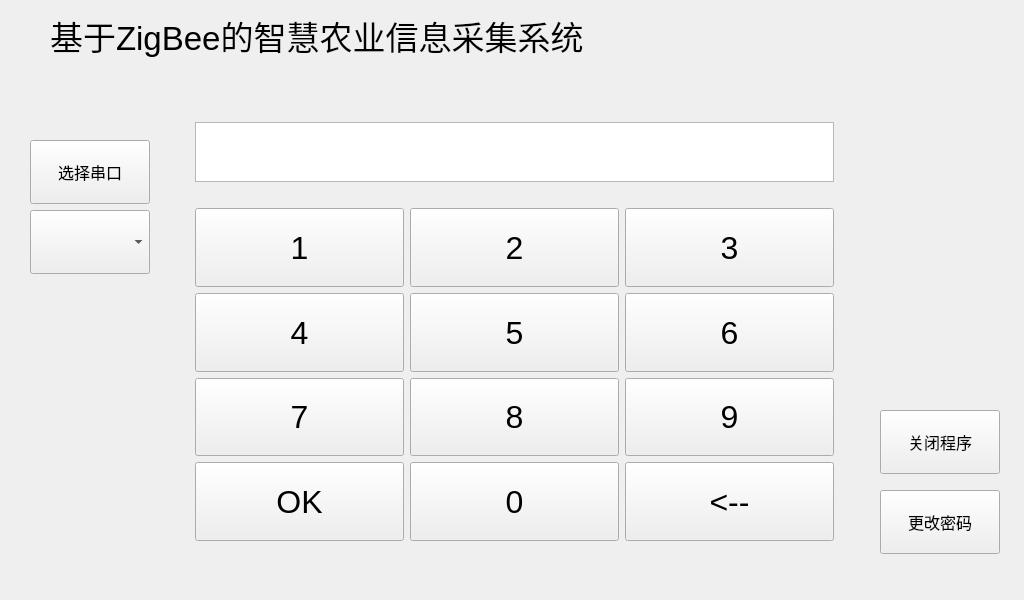
<?xml version="1.0" encoding="UTF-8"?>
<ui version="4.0">
 <class>MyWidget</class>
 <widget class="QWidget" name="MyWidget">
  <property name="geometry">
   <rect>
    <x>0</x>
    <y>0</y>
    <width>1024</width>
    <height>600</height>
   </rect>
  </property>
  <property name="sizePolicy">
   <sizepolicy hsizetype="Fixed" vsizetype="Fixed">
    <horstretch>0</horstretch>
    <verstretch>0</verstretch>
   </sizepolicy>
  </property>
  <property name="windowTitle">
   <string>MyWidget</string>
  </property>
  <widget class="QStackedWidget" name="stackedWidget">
   <property name="enabled">
    <bool>true</bool>
   </property>
   <property name="geometry">
    <rect>
     <x>0</x>
     <y>0</y>
     <width>1024</width>
     <height>600</height>
    </rect>
   </property>
   <property name="sizePolicy">
    <sizepolicy hsizetype="Preferred" vsizetype="Fixed">
     <horstretch>0</horstretch>
     <verstretch>0</verstretch>
    </sizepolicy>
   </property>
   <property name="font">
    <font>
     <pointsize>20</pointsize>
    </font>
   </property>
   <property name="currentIndex">
    <number>0</number>
   </property>
   <widget class="QWidget" name="LoginPage">
    <property name="sizePolicy">
     <sizepolicy hsizetype="Fixed" vsizetype="Fixed">
      <horstretch>0</horstretch>
      <verstretch>0</verstretch>
     </sizepolicy>
    </property>
    <property name="autoFillBackground">
     <bool>false</bool>
    </property>
    <property name="styleSheet">
     <string notr="true">background-image: url(:/src_img/login.jpg);</string>
    </property>
    <widget class="QLabel" name="login_lable">
     <property name="geometry">
      <rect>
       <x>50</x>
       <y>10</y>
       <width>545</width>
       <height>50</height>
      </rect>
     </property>
     <property name="sizePolicy">
      <sizepolicy hsizetype="Expanding" vsizetype="Preferred">
       <horstretch>0</horstretch>
       <verstretch>0</verstretch>
      </sizepolicy>
     </property>
     <property name="font">
      <font>
       <pointsize>25</pointsize>
      </font>
     </property>
     <property name="text">
      <string>基于ZigBee的智慧农业信息采集系统</string>
     </property>
    </widget>
    <widget class="QPushButton" name="pushButton">
     <property name="geometry">
      <rect>
       <x>880</x>
       <y>490</y>
       <width>120</width>
       <height>64</height>
      </rect>
     </property>
     <property name="sizePolicy">
      <sizepolicy hsizetype="Fixed" vsizetype="Fixed">
       <horstretch>0</horstretch>
       <verstretch>0</verstretch>
      </sizepolicy>
     </property>
     <property name="minimumSize">
      <size>
       <width>120</width>
       <height>64</height>
      </size>
     </property>
     <property name="font">
      <font>
       <pointsize>12</pointsize>
      </font>
     </property>
     <property name="text">
      <string>更改密码</string>
     </property>
    </widget>
    <widget class="QComboBox" name="comboBox">
     <property name="geometry">
      <rect>
       <x>30</x>
       <y>210</y>
       <width>120</width>
       <height>64</height>
      </rect>
     </property>
     <property name="sizePolicy">
      <sizepolicy hsizetype="Fixed" vsizetype="Fixed">
       <horstretch>0</horstretch>
       <verstretch>0</verstretch>
      </sizepolicy>
     </property>
     <property name="minimumSize">
      <size>
       <width>120</width>
       <height>64</height>
      </size>
     </property>
     <property name="currentText">
      <string/>
     </property>
    </widget>
    <widget class="QWidget" name="layoutWidget">
     <property name="geometry">
      <rect>
       <x>184</x>
       <y>101</y>
       <width>661</width>
       <height>451</height>
      </rect>
     </property>
     <layout class="QVBoxLayout" name="verticalLayout">
      <item>
       <widget class="QTextEdit" name="textEdit">
        <property name="sizePolicy">
         <sizepolicy hsizetype="Expanding" vsizetype="Fixed">
          <horstretch>0</horstretch>
          <verstretch>0</verstretch>
         </sizepolicy>
        </property>
        <property name="minimumSize">
         <size>
          <width>0</width>
          <height>60</height>
         </size>
        </property>
        <property name="maximumSize">
         <size>
          <width>16777215</width>
          <height>40</height>
         </size>
        </property>
        <property name="font">
         <font>
          <pointsize>16</pointsize>
         </font>
        </property>
       </widget>
      </item>
      <item>
       <layout class="QGridLayout" name="gridLayout">
        <item row="1" column="1">
         <widget class="QPushButton" name="pushButton2">
          <property name="sizePolicy">
           <sizepolicy hsizetype="Minimum" vsizetype="Expanding">
            <horstretch>0</horstretch>
            <verstretch>0</verstretch>
           </sizepolicy>
          </property>
          <property name="font">
           <font>
            <pointsize>24</pointsize>
           </font>
          </property>
          <property name="text">
           <string>2</string>
          </property>
         </widget>
        </item>
        <item row="3" column="1">
         <widget class="QPushButton" name="pushButton8">
          <property name="sizePolicy">
           <sizepolicy hsizetype="Minimum" vsizetype="Expanding">
            <horstretch>0</horstretch>
            <verstretch>0</verstretch>
           </sizepolicy>
          </property>
          <property name="font">
           <font>
            <pointsize>24</pointsize>
           </font>
          </property>
          <property name="text">
           <string>8</string>
          </property>
         </widget>
        </item>
        <item row="2" column="1">
         <widget class="QPushButton" name="pushButton5">
          <property name="sizePolicy">
           <sizepolicy hsizetype="Minimum" vsizetype="Expanding">
            <horstretch>0</horstretch>
            <verstretch>0</verstretch>
           </sizepolicy>
          </property>
          <property name="font">
           <font>
            <pointsize>24</pointsize>
           </font>
          </property>
          <property name="text">
           <string>5</string>
          </property>
         </widget>
        </item>
        <item row="2" column="0">
         <widget class="QPushButton" name="pushButton4">
          <property name="sizePolicy">
           <sizepolicy hsizetype="Minimum" vsizetype="Expanding">
            <horstretch>0</horstretch>
            <verstretch>0</verstretch>
           </sizepolicy>
          </property>
          <property name="font">
           <font>
            <pointsize>24</pointsize>
           </font>
          </property>
          <property name="text">
           <string>4</string>
          </property>
         </widget>
        </item>
        <item row="4" column="1">
         <widget class="QPushButton" name="pushButton0">
          <property name="sizePolicy">
           <sizepolicy hsizetype="Minimum" vsizetype="Expanding">
            <horstretch>0</horstretch>
            <verstretch>0</verstretch>
           </sizepolicy>
          </property>
          <property name="font">
           <font>
            <pointsize>24</pointsize>
           </font>
          </property>
          <property name="text">
           <string>0</string>
          </property>
         </widget>
        </item>
        <item row="3" column="0">
         <widget class="QPushButton" name="pushButton7">
          <property name="sizePolicy">
           <sizepolicy hsizetype="Minimum" vsizetype="Expanding">
            <horstretch>0</horstretch>
            <verstretch>0</verstretch>
           </sizepolicy>
          </property>
          <property name="font">
           <font>
            <pointsize>24</pointsize>
           </font>
          </property>
          <property name="text">
           <string>7</string>
          </property>
         </widget>
        </item>
        <item row="4" column="2">
         <widget class="QPushButton" name="pushButtonDel">
          <property name="sizePolicy">
           <sizepolicy hsizetype="Minimum" vsizetype="Expanding">
            <horstretch>0</horstretch>
            <verstretch>0</verstretch>
           </sizepolicy>
          </property>
          <property name="font">
           <font>
            <pointsize>24</pointsize>
           </font>
          </property>
          <property name="text">
           <string>&lt;--</string>
          </property>
         </widget>
        </item>
        <item row="1" column="2">
         <widget class="QPushButton" name="pushButton3">
          <property name="sizePolicy">
           <sizepolicy hsizetype="Minimum" vsizetype="Expanding">
            <horstretch>0</horstretch>
            <verstretch>0</verstretch>
           </sizepolicy>
          </property>
          <property name="font">
           <font>
            <pointsize>24</pointsize>
           </font>
          </property>
          <property name="text">
           <string>3</string>
          </property>
         </widget>
        </item>
        <item row="3" column="2">
         <widget class="QPushButton" name="pushButton9">
          <property name="sizePolicy">
           <sizepolicy hsizetype="Minimum" vsizetype="Expanding">
            <horstretch>0</horstretch>
            <verstretch>0</verstretch>
           </sizepolicy>
          </property>
          <property name="font">
           <font>
            <pointsize>24</pointsize>
           </font>
          </property>
          <property name="text">
           <string>9</string>
          </property>
         </widget>
        </item>
        <item row="4" column="0">
         <widget class="QPushButton" name="pushButtonOK">
          <property name="sizePolicy">
           <sizepolicy hsizetype="Minimum" vsizetype="Expanding">
            <horstretch>0</horstretch>
            <verstretch>0</verstretch>
           </sizepolicy>
          </property>
          <property name="font">
           <font>
            <pointsize>24</pointsize>
           </font>
          </property>
          <property name="text">
           <string>OK</string>
          </property>
         </widget>
        </item>
        <item row="1" column="0">
         <widget class="QPushButton" name="pushButton1">
          <property name="sizePolicy">
           <sizepolicy hsizetype="Minimum" vsizetype="Expanding">
            <horstretch>0</horstretch>
            <verstretch>0</verstretch>
           </sizepolicy>
          </property>
          <property name="font">
           <font>
            <pointsize>24</pointsize>
           </font>
          </property>
          <property name="text">
           <string>1</string>
          </property>
         </widget>
        </item>
        <item row="2" column="2">
         <widget class="QPushButton" name="pushButton6">
          <property name="sizePolicy">
           <sizepolicy hsizetype="Minimum" vsizetype="Expanding">
            <horstretch>0</horstretch>
            <verstretch>0</verstretch>
           </sizepolicy>
          </property>
          <property name="font">
           <font>
            <pointsize>24</pointsize>
           </font>
          </property>
          <property name="text">
           <string>6</string>
          </property>
         </widget>
        </item>
        <item row="0" column="1">
         <spacer name="verticalSpacer">
          <property name="orientation">
           <enum>Qt::Vertical</enum>
          </property>
          <property name="sizeType">
           <enum>QSizePolicy::Fixed</enum>
          </property>
          <property name="sizeHint" stdset="0">
           <size>
            <width>20</width>
            <height>30</height>
           </size>
          </property>
         </spacer>
        </item>
       </layout>
      </item>
     </layout>
    </widget>
    <widget class="QPushButton" name="label">
     <property name="geometry">
      <rect>
       <x>30</x>
       <y>140</y>
       <width>120</width>
       <height>64</height>
      </rect>
     </property>
     <property name="sizePolicy">
      <sizepolicy hsizetype="Fixed" vsizetype="Fixed">
       <horstretch>0</horstretch>
       <verstretch>0</verstretch>
      </sizepolicy>
     </property>
     <property name="minimumSize">
      <size>
       <width>120</width>
       <height>64</height>
      </size>
     </property>
     <property name="font">
      <font>
       <pointsize>12</pointsize>
      </font>
     </property>
     <property name="text">
      <string>选择串口</string>
     </property>
    </widget>
    <widget class="QPushButton" name="pushButtonExit">
     <property name="geometry">
      <rect>
       <x>880</x>
       <y>410</y>
       <width>120</width>
       <height>64</height>
      </rect>
     </property>
     <property name="sizePolicy">
      <sizepolicy hsizetype="Fixed" vsizetype="Fixed">
       <horstretch>0</horstretch>
       <verstretch>0</verstretch>
      </sizepolicy>
     </property>
     <property name="minimumSize">
      <size>
       <width>120</width>
       <height>64</height>
      </size>
     </property>
     <property name="font">
      <font>
       <pointsize>12</pointsize>
      </font>
     </property>
     <property name="text">
      <string>关闭程序</string>
     </property>
    </widget>
   </widget>
   <widget class="QWidget" name="PhotoPage">
    <property name="styleSheet">
     <string notr="true"/>
    </property>
   </widget>
  </widget>
 </widget>
 <layoutdefault spacing="6" margin="11"/>
 <resources/>
 <connections/>
</ui>
